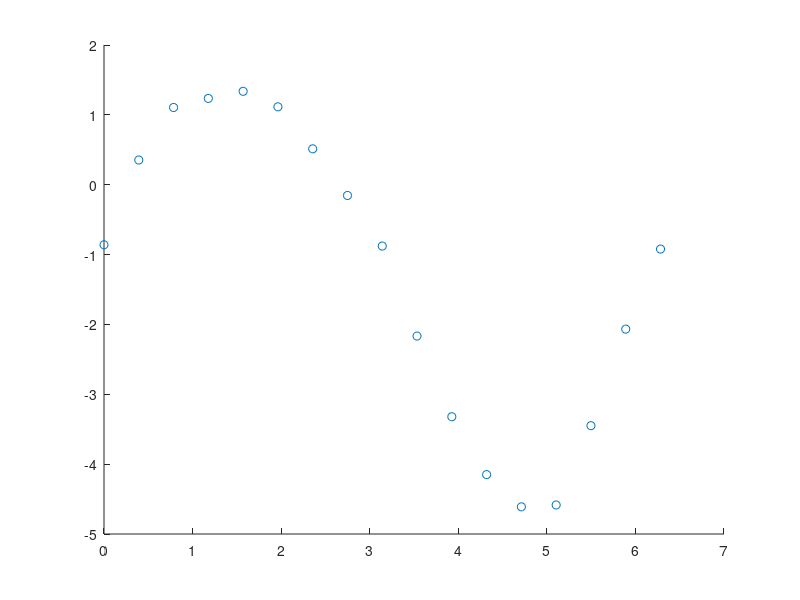

This chart was generated by the following MATLAB code: (Note: this script raises an error after producing the figure.)
function circleMagic
%     % generate simulatation data
    wx = [3 0.5];
    Ax = [1 11010];
    phix = [0 1];
    betax = [-pi/2 0];
    X = 0:pi/8:4*pi/2;
    Y = zeros(size(X));
    
    for ind = 1:length(wx)
        Y = Y + wx(ind) * sin(Ax(ind) * X + phix(ind)) + betax(ind) + rand(1, length(X))/3;
    end   
%     plot(Y, 'b');
    
%     % now fit the data

% return



    
%% Generate some data

% X = 2* pi*rand(100,1);
% X = sortrows(X);
% Y = 9 + 7*sin(2*X + 4*pi) + randn(100,1);

scatter(X,Y)

%%  Generate a fit

% Note that we need to pass three sets of input arguments to NonLinearModel
% # The X and Y data
% # A string describing our model
% # Starting conditions for the optimization solvers

% Generate some good starting conditions for the solvers

scatter(X, Y)
hold on

B01 = mean(Y);  % Vertical shift
B11 = (max(Y) - min(Y))/2; % Amplitude
B21 = 1; % Phase (Number of peaks)
B31 = 0; % Phase shift (eyeball the Curve)

B02 = mean(Y);  % Vertical shift
B12 = (max(Y) - min(Y))/2; % Amplitude
B22 = 1; % Phase (Number of peaks)
B32 = 0; % Phase shift (eyeball the Curve)

myFit = NonLinearModel.fit(X,Y, 'y ~ b01 + b11*sin(b21*x1 + b31) + b02 + b12*sin(b22*x1 + b32)', [B01, B11, B21, B31, B02, B12, B22, B32])

% Note that all the coefficient estimates are very good except for b3 where
% any even integer is equally valid

%% look at the complete set of methods

methods(myFit)

%% Generate a plot

hold on
plot(X, myFit.Fitted)
hold off

%% Generate a fit using an alternative syntax

% myFit2 = NonLinearModel.fit(X,Y, @(b,x)(b(1) + b(2)*sin(b(3)*x + b(4))), [B01, B11, B21, B31])  

end